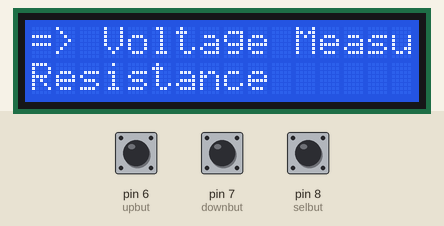
Simulated run of this sketch. Board: Arduino Uno, built with avr-gcc and run on an emulated ATmega328P. Parts: 16×2 character LCD. Inputs (shaded band) come from the test bench; at power-on: pin 7 (downbut) HIGH, pin 8 (selbut) HIGH, pin 6 (upbut) HIGH.

Above: at 1.2 s.
1.3 s: pin 7 (downbut) pulled LOW for 0.15 s
At 2.5 s:
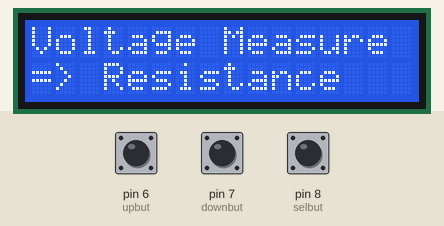
2.9 s: pin 8 (selbut) pulled LOW for 0.15 s
At 3.9 s:
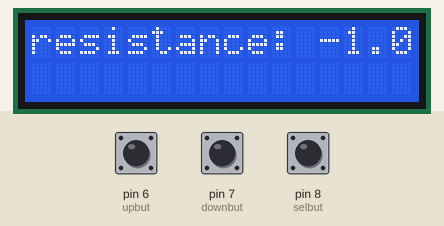
5.9 s: pin 7 (downbut) pulled LOW for 1 s
At 6.2 s:
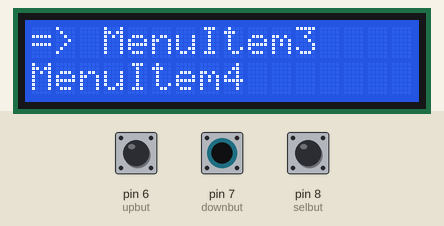
8.4 s: pin 7 (downbut) pulled LOW for 0.15 s
At 9.3 s:
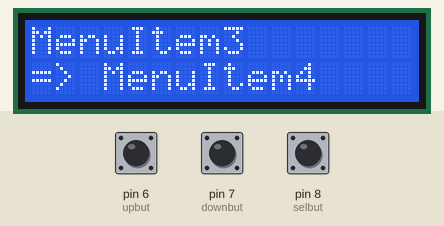
10.0 s: pin 6 (upbut) pulled LOW for 0.15 s
At 10.5 s:
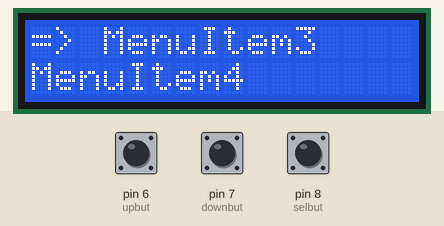
11.6 s: pin 6 (upbut) pulled LOW for 1 s
At 12.9 s:
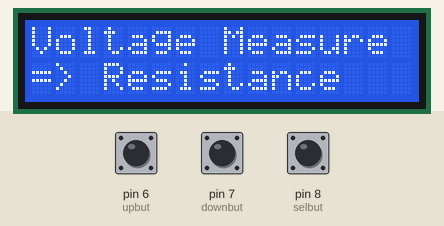
Timing chart, 0 to 14.6 s (numbered marks = the images above; inputs shaded):
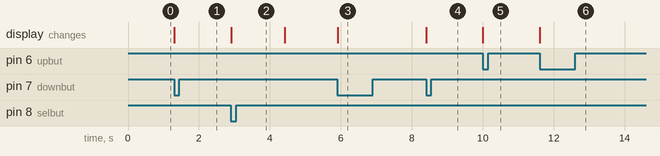

The sketch:

menu_selection.ino
```cpp
#include <LiquidCrystal.h>

const int rs = 12, en = 11, d4 = 5, d5 = 4, d6 = 3, d7 = 2;
LiquidCrystal lcd(rs, en, d4, d5, d6, d7);

int upbut=6;
int downbut=7;
int selbut=8;
int menu=1;

void setup()
{
  lcd.begin(16,2);
  pinMode(upbut,INPUT_PULLUP);
  pinMode(downbut,INPUT_PULLUP);
  pinMode(selbut,INPUT_PULLUP);
  updateMenu();
}
 void loop()
 {
    if(!digitalRead(downbut))
    {
  menu++;
  updateMenu();
  delay(100);
  while(!digitalRead(downbut));

    }
    if(!digitalRead(upbut))
    {
  menu--;
  updateMenu();
  delay(100);
  while(!digitalRead(upbut));
 }
if(!digitalRead(selbut))
    {
  Actionplay();
  updateMenu();
  delay(500);
  while(!digitalRead(selbut));

    }
 }
void updateMenu()
{
  switch(menu)
  {
    case 1:
    lcd.clear();
    lcd.print("=> Voltage Measure");
    lcd.setCursor(0,1);
    lcd.print("Resistance");

    break;


    case 2:
    lcd.clear();
    lcd.print("Voltage Measure");
    lcd.setCursor(0,1);
    lcd.print("=> Resistance");

    break;

  case 3:
    lcd.clear();
    lcd.print("=> MenuItem3");
    lcd.setCursor(0,1);
    lcd.print("MenuItem4");

    break;

    case 4:
    lcd.clear();
    lcd.print("MenuItem3");
    lcd.setCursor(0,1);
    lcd.print("=> MenuItem4");

    break;

     case 5:
     menu=4;
     break;

  }
}
void action1()
{

  int sen=analogRead(A0);
  float voltage = sen * (5.0 / 1023.0);
  lcd.clear();
  lcd.setCursor(0,0);
  lcd.print("voltage: "); // Prints Sensor Val: to LCD
  lcd.print(voltage);
  delay(1500);
}
void action2()
{

  int sen=analogRead(A1);
  float res = (5/sen)-1;
  lcd.clear();
  lcd.setCursor(0,0);
  lcd.print("resistance: "); // Prints Sensor Val: to LCD
  lcd.print(res);
  delay(1500);
}

void action3()
{
  delay(500);
}

void Actionplay()
{
  switch(menu)
  {
    case 1:
    action1();
    break;

    case 2:
    action2();
    break;

    case 3:
    action3();
    break;
  }
}
```

Measured:
- after the input at 1.3 s, the display: changes at once (image 1)
- after the input at 2.9 s, the display: changes at once (image 2)
- after the input at 5.9 s, the display: changes at once (image 3)
- after the input at 8.4 s, the display: changes at once (image 4)
- after the input at 10.0 s, the display: changes at once (image 5)
- after the input at 11.6 s, the display: changes at once (image 6)
